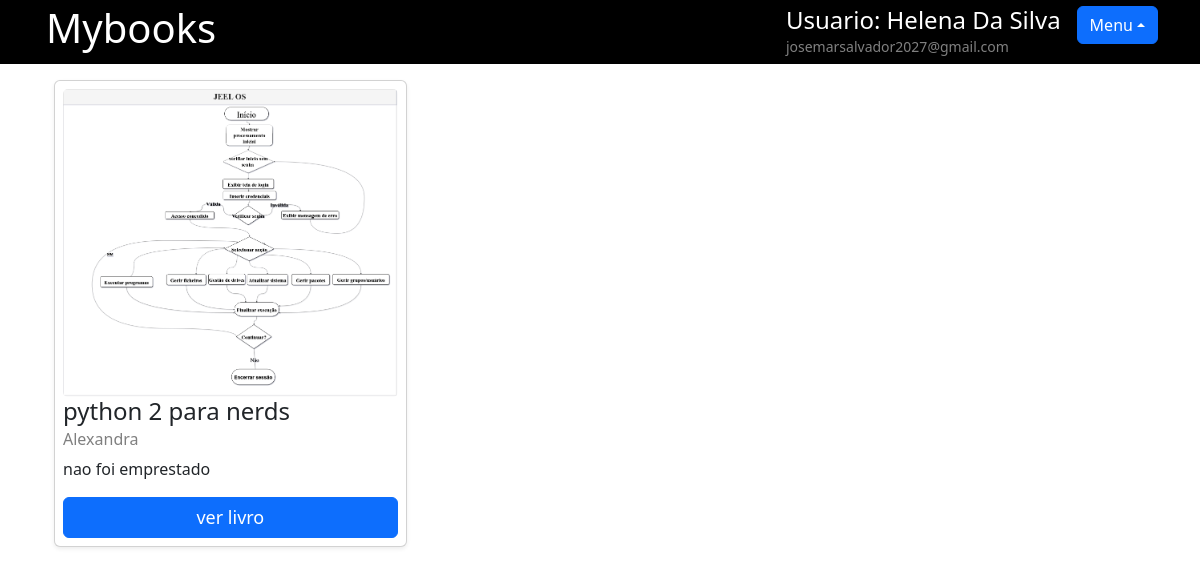
Screenshot of /livro/home/ (signed in) with the database file from the repository.
### usuario/models.py (models this page shows, shortened)
class Usuarios(models.Model):
    name = models.CharField(max_length=60)
    email = models.EmailField()
    password = models.CharField(max_length=64)
    class Meta:
        unique_together = ["name", "email"]
        ordering = ["name"]
        verbose_name = "Usuario"
        verbose_name_plural = "Usuarios"

### livro/models.py (models this page shows, shortened)
class Livros(models.Model):
    img =  models.ImageField(upload_to='capa_livro' ,blank=False,null=False,)
    titulo = models.CharField(max_length=100, blank=False)
    autor = models.CharField(max_length=50, blank=False)
    co_autor = models.CharField(max_length=50, blank=True)
    data_cadastro = models.DateField(default=date.today())
    emprestado = models.BooleanField(default=False)
    categoria = models.ForeignKey(Categoria, on_delete=models.DO_NOTHING)
    usuario = models.ForeignKey(Usuarios, on_delete=models.DO_NOTHING)
    class Meta:
        verbose_name = "Livro"
        verbose_name_plural = "Livros"
        ordering = ["titulo"]
        unique_together = ["titulo", "autor", "co_autor"]

### livro/views.py (the view)
# urls.py: 2. Add a URL to urlpatterns:  path('', views.home, name='home')
def home(requests):
    if requests.method == "GET":
        if requests.session.get("usuario"):
            status = requests.GET.get("status")
            usuario = Usuarios.objects.get(id=requests.session["usuario"])
            usuarios = Usuarios.objects.all()
            livros = Livros.objects.filter(usuario=usuario)
            livros_all = Livros.objects.filter(
                usuario=requests.session["usuario"]
            ).filter(emprestado=False)
            livros_emprestados = Livros.objects.filter(
                usuario=requests.session["usuario"]
            ).filter(emprestado=True)
            forms = CadastroLivro()
            forms.fields["usuario"].initial = requests.session.get("usuario")
            categoria = Categoria.objects.filter(
                usuario_id=requests.session.get("usuario")
            )
            form_categoria = CategoriaLivro()
            forms.fields["categoria"].queryset = categoria  # type:ignore
            return render(
                requests,
                "home.html",
                {
                    "usuario": usuario,
                    "usuarios": usuarios.exclude(id=requests.session["usuario"]),
                    "livros": livros,
                    "forms": forms,
                    "status": status,
                    "form_categoria": form_categoria,
                    "livros_all": livros_all,
                    "livros_emprestados": livros_emprestados,
                    "total_livro": livros.count(),
                },
            )
        return redirect("/auth/login/?status=2")

### livro/models.py (called while the page is built)
    def __str__(self):
        return self.name

### livro/templates/home.html (shortened to what this page needs)
{% extends "base.html" %}
{% load crispy_forms_tags %}
{% block conteudo %}
<main class="container">
  <section class="container mt-3 gap-2 d-flex row-cols-3 flex-wrap">
    {% for livro in livros %}
    <div class="card col-md-3 p-2 shadow-sm" style="width: 32.3%">
      {% if livro.img.url %}
       <img src="{{livro.img.url }}" alt="{{livro.titulo}}" class="card-img">
       {% endif %}
      <h4 class="mb-1">{{livro.titulo}}</h4>
      <h3
        class="text-black-50"
        style="font-size: medium; text-transform: capitalize; font-weight: 500"
      >
        {{livro.autor}}
      </h3>
      {% if livro.emprestado %}
      <p>sim foi emprestado</p>
      {% else %}
      <p>nao foi emprestado</p>
      {% endif %}
      <a
        href="{% url 'ver_livro' livro.id %}"
        class="btn btn-primary"
        style="font-size: 18px; font-weight: 500"
        >ver livro</a
      >
    </div>
    {% endfor %}
  </section>
</main>
{% endblock conteudo %}

### templates/base.html (shortened to what this page needs)
{% load static %}
{% load crispy_forms_tags %}
<!doctype html>
<html lang="en">
  <head>
    <link
      rel="stylesheet"
      href="{% static '/bootstrap53/css/bootstrap.min.css' %}"
    />
    <link rel="stylesheet" href="{% static '/css/styles.css' %}" />
  </head>
  <body>
    <header class="bg-black">
      <nav
        class="container d-flex justify-content-between align-content-center align-items-center"
      >
        <a href="{% url 'home' %}">
          <h1 class="text-white p-1">Mybooks</h1>
        </a>
        <div class="d-flex gap-3">
          {% if usuario %}
          <div>
            <h4 class="text-white mb-0 p-0">Usuario: {{usuario.name}}</h4>
            <small class="small m-0 text-white-50"> {{usuario.email}}</small>
          </div>
          <div>
          <div class="btn-group dropup">
            <button type="button" class="btn btn-primary dropdown-toggle" data-bs-toggle="dropdown" aria-expanded="false">Menu</button>
          </div>
          {% endif %}
        </div>
      </nav>
    </header>
    {% block conteudo %}
    {% endblock conteudo %}
  </body>
</html>

### templates/static/css/styles.css (style rules this page uses)
a { text-decoration: none; color: whitesmoke; }

### rows the page displays
Usuarios: name "Helena Da Silva", email "josemarsalvador2027@gmail.com"
Livros: img (picture), titulo "python 2 para nerds", autor "Alexandra", emprestado "nao foi emprestado"
